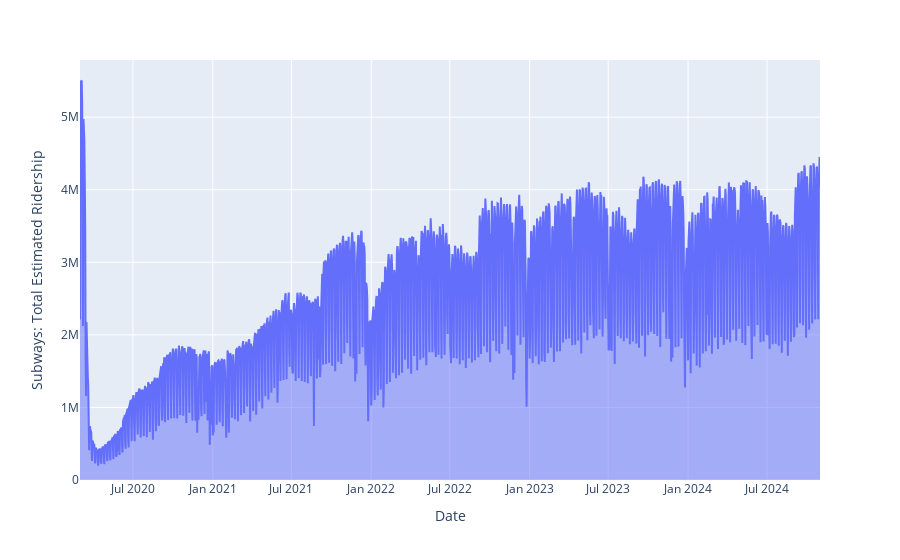

Here is the notebook cell this chart was saved with:
### Code cell
fig = px.area(monthly_sum_df, x=monthly_sum_df.index, y='Subways: Total Estimated Ridership')
fig.show()

### Figure 1 — Plotly figure (JSON) as saved in the notebook; plotly's stock layout.template omitted (floating-point values rounded to 4 significant figures; data arrays with more than 128 entries replaced by an {"elided": "..."} marker saying what was removed)
{"data": [{"fillpattern": {"shape": ""}, "hovertemplate": "Date=%{x}<br>Subways: Total Estimated Ridership=%{y}<extra></extra>", "legendgroup": "", "line": {"color": "#636efa"}, "marker": {"symbol": "circle"}, "mode": "lines", "name": "", "orientation": "v", "showlegend": false, "stackgroup": "1", "type": "scatter", "x": {"elided": "1706 str values"}, "xaxis": "x", "y": {"elided": "1706 int values"}, "yaxis": "y"}], "layout": {"legend": {"tracegroupgap": 0}, "margin": {"t": 60}, "xaxis": {"anchor": "y", "domain": [0, 1], "title": {"text": "Date"}}, "yaxis": {"anchor": "x", "domain": [0, 1], "title": {"text": "Subways: Total Estimated Ridership"}}}}
